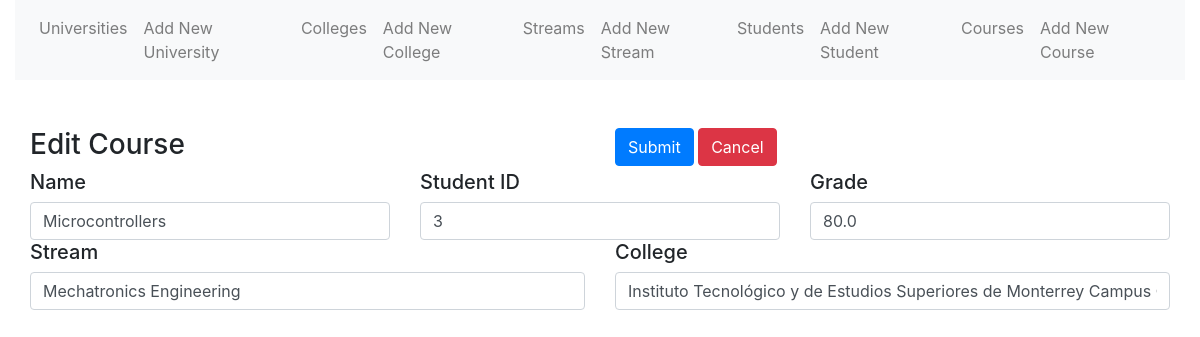
Page /edit_course/1 on the earlier database version.
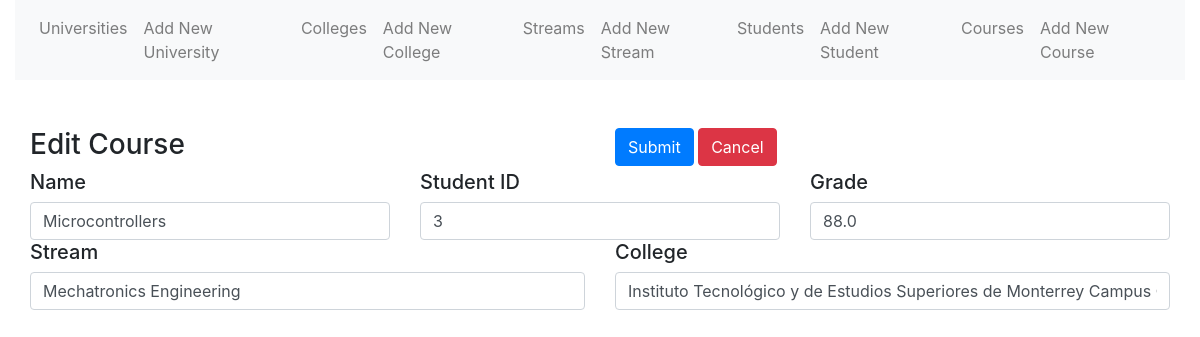
Same page on the later database version.
### models.py (models this page shows)
class Course(db.Model):
    __tablename__ = 'course'
    id = db.Column(db.Integer, primary_key=True)
    created_at = db.Column(db.Date, nullable = False, default=datetime.utcnow())
    name = db.Column(db.String(255))
    grade = db.Column(db.Float)
    result = db.Column(db.String(24))# Pass or Fail
    college_id = db.Column(db.Integer, db.ForeignKey("college.id"))# many2one
    college = db.relationship("College", back_populates="courses")
    stream_id = db.Column(db.Integer, db.ForeignKey("stream.id"))# many2one
    stream = db.relationship("Stream", back_populates='courses')
    university_id = db.Column(db.Integer,  db.ForeignKey("university.id"))# many2one
    student_id = db.Column(db.Integer, db.ForeignKey("student.id"))# many2one
    student = db.relationship("Student", back_populates='courses')
    marksheet_id = db.Column(db.Integer,  db.ForeignKey("marksheet.id"))# many2one
    marksheet = db.relationship("Marksheet", back_populates="courses")
    def __repr__(self):
        return f'id = {self.id}: {self.name}, {self.created_at}'

### routes.py (the view, shortened to what this page needs)
@app.route('/edit_course/<int:course_id>', methods=['GET', 'POST'])
def edit_course(course_id):
    form = forms.AddCourseForm()
    course = models.Course.query.get(course_id)
    print(course)
    if course:
        form.name.data = course.name
        form.student_id.data = course.student_id
        form.grade.data = course.grade
        form.stream.data = course.stream.name
        form.college.data = course.college.name
        return render_template('edit/edit_course.html', form=form, course_id=course_id)
    flash(f'Course with id {course_id} does not exit')
    return redirect(url_for('courses'))

### forms.py
class AddCourseForm(FlaskForm):
    name = StringField('Name', validators=[DataRequired()])
    grade = StringField('Grade', validators=[DataRequired()])
    stream = StringField('Stream', validators=[DataRequired()])
    college = StringField('College', validators=[DataRequired()])
    student_id = StringField('Student_ID', validators=[DataRequired()])
    submit = SubmitField('Submit')

### templates/edit/edit_course.html (shortened to what this page needs)
{% extends "base.html" %}
{% block main %}
<div class="container-fluid">
  <form action="{{ url_for('edit_course', course_id=course_id) }}" method="post">
    <div class="row">
      <div class="col">
        <h3>Edit Course</h3>
      </div>
      <div class="col">
        {{ form.submit(class="btn btn-primary") }}
        <a href="{{ url_for('courses') }}" class="btn btn-danger">Cancel</a>
      </div>
    </div>
    <div class="row">
        <div class="col">
          <h5> Name </h5>
          {{ form.name(class="form-control") }}
        </div>
        <div class="col">
          <h5> Student ID </h5>
          {{ form.student_id(class="form-control") }}
        </div>
        <div class="col">
            <h5> Grade </h5>
            {{ form.grade(class="form-control") }}
          </div>
      </div>
    <div class="row">
        <div class="col">
          <h5> Stream </h5>
          {{ form.stream(class="form-control") }}
        </div>
        <div class="col">
          <h5> College </h5>
          {{ form.college(class="form-control") }}
        </div>
      </div>
  </form>
</div>
{% endblock %}

Differences in the rows shown:
changed Course "Microcontrollers": grade "80.0" → "88.0"
